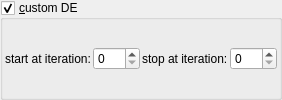
    <widget class="MyGroupBox" name="groupCheck_transf_function_enabledC_false">
     <property name="title">
      <string>&amp;custom DE</string>
     </property>
     <property name="checkable">
      <bool>true</bool>
     </property>
     <layout class="QVBoxLayout" name="verticalLayout_11" stretch="0">
      <property name="spacing">
       <number>2</number>
      </property>
      <property name="leftMargin">
       <number>2</number>
      </property>
      <property name="topMargin">
       <number>2</number>
      </property>
      <property name="rightMargin">
       <number>2</number>
      </property>
      <property name="bottomMargin">
       <number>2</number>
      </property>
      <item>
       <layout class="QHBoxLayout" name="horizontalLayout_3" stretch="0,1,0,1">
        <item>
         <widget class="QLabel" name="label_76">
          <property name="text">
           <string>start at iteration:</string>
          </property>
         </widget>
        </item>
        <item>
         <widget class="MySpinBox" name="spinboxInt_transf_start_iterations_O">
          <property name="sizePolicy">
           <sizepolicy hsizetype="Minimum" vsizetype="Maximum">
            <horstretch>0</horstretch>
            <verstretch>0</verstretch>
           </sizepolicy>
          </property>
          <property name="minimum">
           <number>0</number>
          </property>
          <property name="maximum">
           <number>999</number>
          </property>
          <property name="value">
           <number>0</number>
          </property>
         </widget>
        </item>
        <item>
         <widget class="QLabel" name="label_60">
          <property name="text">
           <string>stop at iteration:</string>
          </property>
         </widget>
        </item>
        <item>
         <widget class="MySpinBox" name="spinboxInt_transf_stop_iterations_O">
          <property name="sizePolicy">
           <sizepolicy hsizetype="Preferred" vsizetype="Maximum">
            <horstretch>0</horstretch>
            <verstretch>0</verstretch>
           </sizepolicy>
          </property>
          <property name="maximum">
           <number>999</number>
          </property>
         </widget>
        </item>
       </layout>
      </item>
     </layout>
    </widget>
